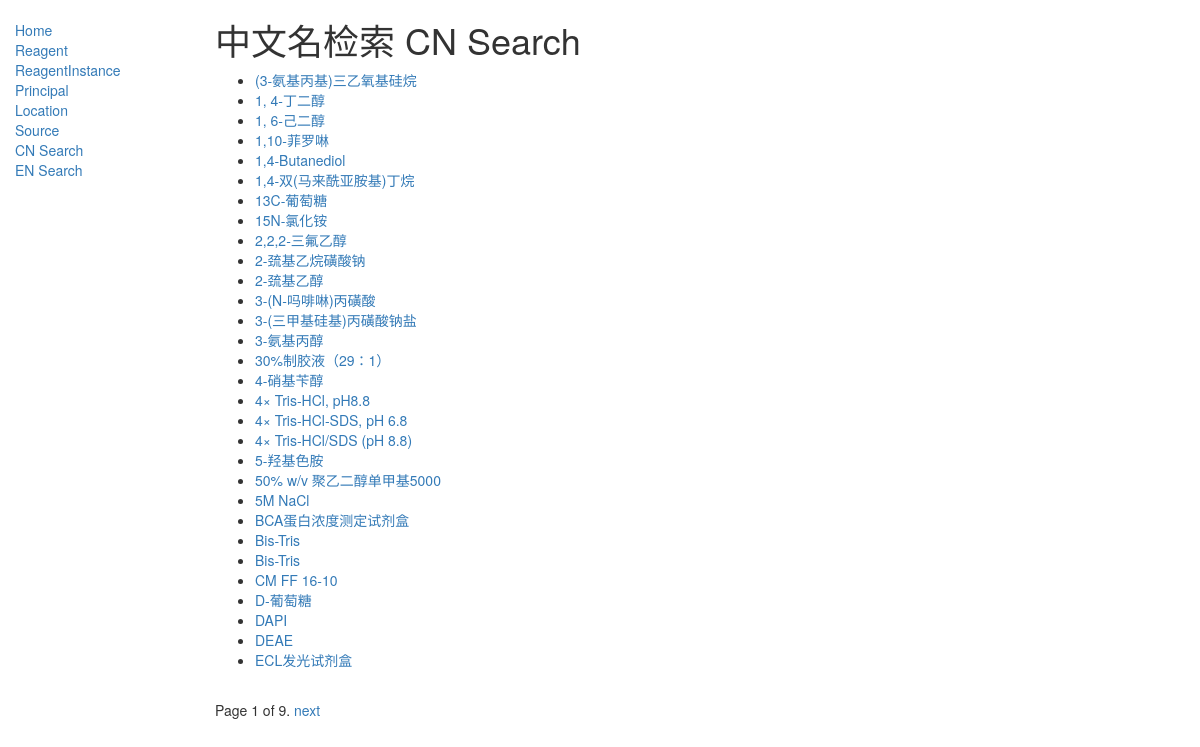
The app's page /catalog/chinese_name/ with its own data.
### catalog/models.py (models this page shows, shortened)
class ChineseName(models.Model):
    name = models.CharField(max_length=200,
                            help_text="Enter a Chinese Name (e.g. 丙酮, 乙腈)")
    class Meta:
        ordering = ['name']
    def get_absolute_url(self):
        return reverse('chinese_name-detail', args=[str(self.id)])

### catalog/views.py (the view)
# urls.py: path('chinese_name/', views.ChineseNameListView.as_view(), name='chinese_name'),
class ChineseNameListView(generic.ListView):
    model = ChineseName
    paginate_by = 30

### catalog/templates/catalog/chinesename_list.html
{% extends "base_generic.html" %}
{% block content %}
<h1>中文名检索 CN Search</h1>
{% if chinesename_list %}
<ul>
    {% for chinesename in chinesename_list %}
    <li>
        <a href="{{ chinesename.get_absolute_url }}">{{ chinesename.name }}</a>
    </li>
    {% endfor %}
</ul>
{% else %}
<p>There are no chinesename in the database.</p>
{% endif %}
{% endblock %}

### records on screen
ChineseName: name "(3-氨基丙基)三乙氧基硅烷"
ChineseName: name "1, 4-丁二醇"
ChineseName: name "1, 6-己二醇"
ChineseName: name "1,10-菲罗啉"
ChineseName: name "1,4-Butanediol"
ChineseName: name "1,4-双(马来酰亚胺基)丁烷"
ChineseName: name "13C-葡萄糖"
ChineseName: name "15N-氯化铵"
ChineseName: name "2,2,2-三氟乙醇"
ChineseName: name "2-巯基乙烷磺酸钠"
ChineseName: name "2-巯基乙醇"
ChineseName: name "3-(N-吗啡啉)丙磺酸"
ChineseName: name "3-(三甲基硅基)丙磺酸钠盐"
ChineseName: name "3-氨基丙醇"
ChineseName: name "30%制胶液（29：1）"
ChineseName: name "4-硝基苄醇"
ChineseName: name "4× Tris-HCl, pH8.8"
ChineseName: name "4× Tris-HCl-SDS, pH 6.8"
ChineseName: name "4× Tris-HCl/SDS (pH 8.8)"
ChineseName: name "5-羟基色胺"
ChineseName: name "50% w/v 聚乙二醇单甲基5000"
ChineseName: name "5M NaCl"
ChineseName: name "BCA蛋白浓度测定试剂盒"
ChineseName: name "Bis-Tris"
ChineseName: name "Bis-Tris"
ChineseName: name "CM FF 16-10"
ChineseName: name "D-葡萄糖"
ChineseName: name "DAPI"
ChineseName: name "DEAE"
ChineseName: name "ECL发光试剂盒"

### other values on screen
{{ page_obj.number }} "1"
{{ page_obj.paginator.num_pages }} "9"
